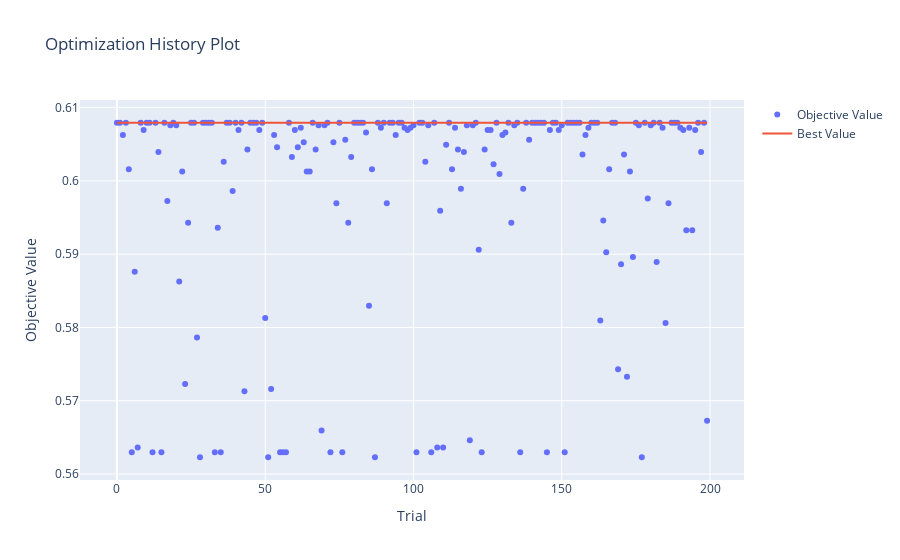

This figure's notebook cell:
### Code cell
optuna.visualization.plot_optimization_history(study)

### Figure 1 — Plotly figure (JSON) as saved in the notebook; plotly's stock layout.template omitted (floating-point values rounded to 4 significant figures; data arrays with more than 128 entries replaced by an {"elided": "..."} marker saying what was removed)
{"data": [{"mode": "markers", "name": "Objective Value", "type": "scatter", "x": {"elided": "200 int values"}, "y": {"elided": "200 float values"}}, {"mode": "lines", "name": "Best Value", "type": "scatter", "x": {"elided": "200 int values"}, "y": {"elided": "200 float values"}}, {"marker": {"color": "#cccccc"}, "mode": "markers", "name": "Infeasible Trial", "showlegend": false, "type": "scatter", "x": [], "y": []}], "layout": {"title": {"text": "Optimization History Plot"}, "xaxis": {"title": {"text": "Trial"}}, "yaxis": {"title": {"text": "Objective Value"}}}}
